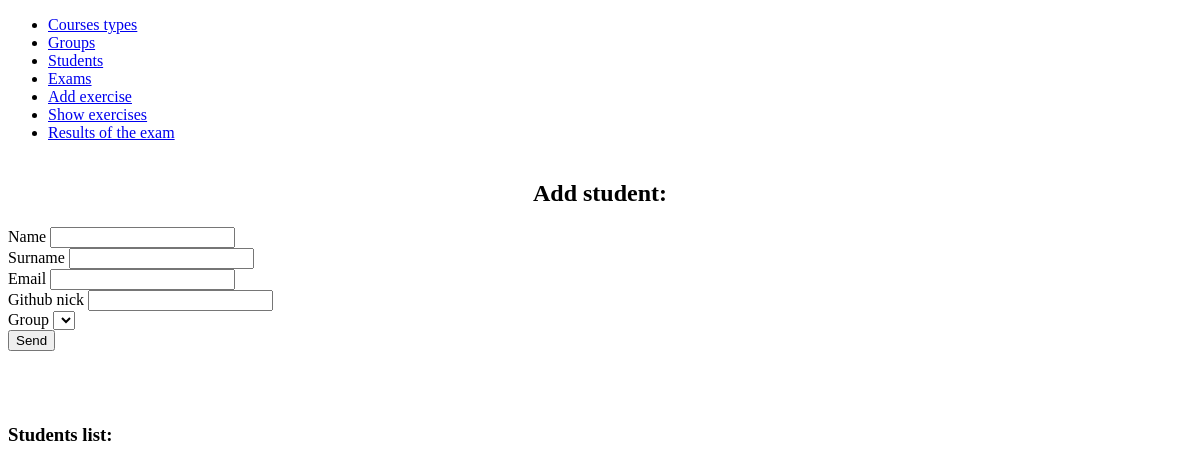
The app's page /students, older data.
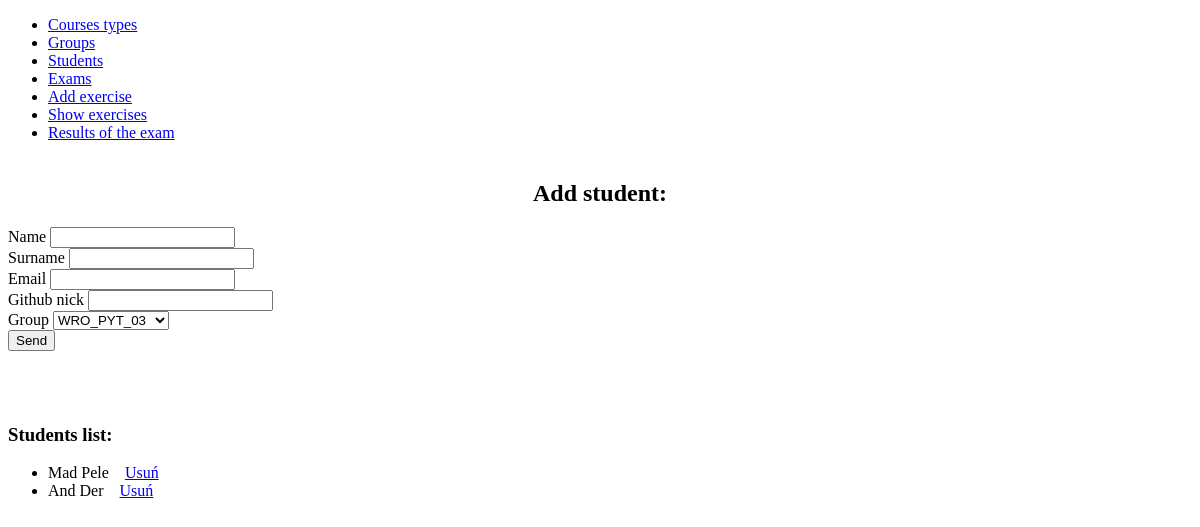
The same page, newer data.
### teams/models.py (models this page shows, shortened)
class Student(models.Model):
    name = models.CharField(
        max_length=33,
        verbose_name='Name'
    )
    surname = models.CharField(
        verbose_name='Surname',
        max_length=60
    )
    email = models.EmailField(
        verbose_name='E-mail'
    )
    github_nick = models.CharField(
        verbose_name='Github nick',
        max_length=100
    )
    group = models.ForeignKey(
        Group,
        verbose_name='Group',
        on_delete=models.CASCADE
    )
    exercises = models.ManyToManyField(
        'exams.Exercise',
        verbose_name='Exercise',
        through='exams.ExerciseStudent'
    )
    class Meta:
        verbose_name = 'Student'
        verbose_name_plural = 'Students'

### teams/views.py (the view, shortened to what this page needs)
# urls.py: path('students', CreateStudent.as_view(), name='list-students'),
class CreateStudent(View):
    template_name = 'students.html'
    def get(self, request):
        groups = Group.objects.all()
        students = Student.objects.all()
        return render(request, self.template_name, {'groups': groups, 'students': students})

### teams/templates/students.html (shortened to what this page needs)
<!DOCTYPE html>
<html lang="en">
<head>
</head>
<body>
    {% extends 'base.html' %}
    {% block content %}
    <form method="POST">
        <h2><center>Add student:</center></h2>
        <label>Name</label>
        <input type="text" name="name" /><br>
        <label>Surname</label>
        <input type="text" name="surname" /><br>
        <label>Email</label>
        <input type="email" name="email" /><br>
        <label>Github nick</label>
        <input type="text" name="github_nick" /><br>
        <label>Group</label>
        <select name="group">
            {% for group in groups %}
            <option value='{{ group.id }}'>{{ group.signature }}</option>
            {% endfor %}
        </select><br>
        <input type="submit" value="Send" />
    </form>
        <br><br><br>
    <h3>Students list:</h3>
    <ul>
        {% for student in students %}
        <li>{{ student.name }} {{ student.surname }}&nbsp;&nbsp;&nbsp;&nbsp;<a href="{% url 'delete-student' student.id %}">Usuń</a></li>
        {% endfor %}
    </ul>
    {% endblock %}

Row changes from the older to the newer data that the page shows:
added Student: name "Mad", surname "Pele"
added Student: name "And", surname "Der"
Text that changed along with them:
form field group: (not shown) → "WRO_PYT_03"
